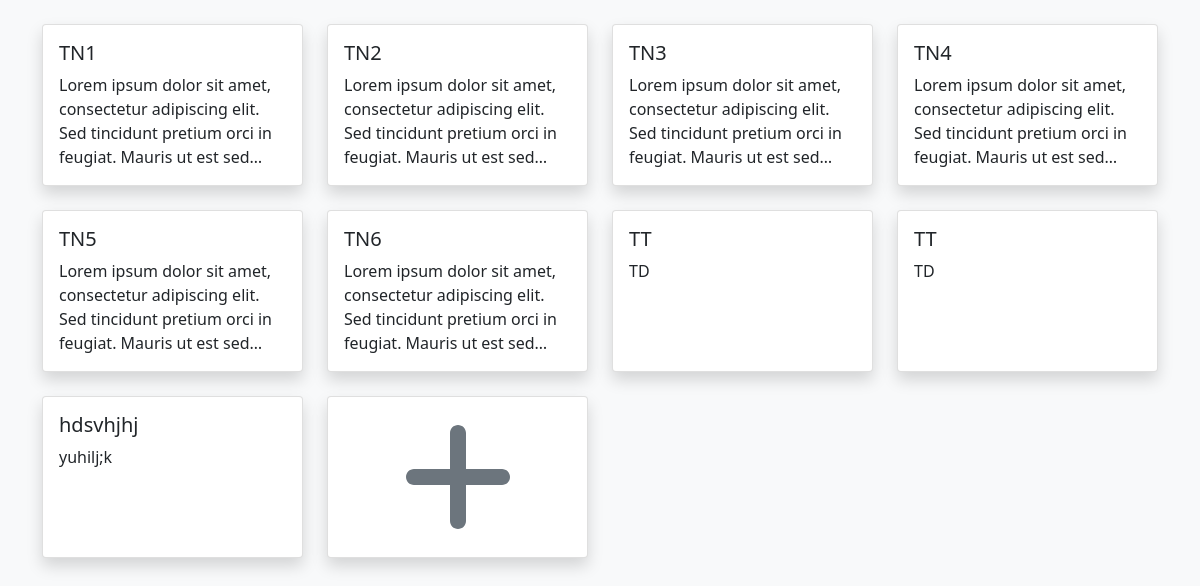
/trackers (signed in), run on the app's committed database.
### models/models.py (models this page shows)
class TrackerModel(db.Model):
    __tablename__ = "trackers"
    t_id = db.Column(db.Integer(), primary_key=True)
    t_name = db.Column(db.String(64), nullable=False)
    t_desc = db.Column(db.String(256))
    t_type = db.Column(db.Integer(), db.ForeignKey("tracker_types.tt_id", ondelete="CASCADE"), nullable=False)
    t_user = db.Column(db.Integer(), db.ForeignKey("users.id", ondelete="CASCADE"), nullable=False)
    t_type_name = db.relationship("TrackerTypes", uselist=False)
    t_unit = db.relationship("TrackerUnit", cascade="all, delete", uselist=False)
    t_options = db.relationship("TrackerOptions", cascade="all, delete")
    t_logs = db.relationship("TrackerLogs", cascade="all, delete")

### views/views.py (the view)
@app.route("/trackers", methods=["GET"])
@login_required
def trackers():
    trackers = db.session.query(TrackerModel.t_id, TrackerModel.t_name, TrackerModel.t_desc).filter(TrackerModel.t_user == current_user.id).all()
    return render_template("trackers/main.html", user=current_user, trackers=trackers)

### auth/auth.py (called while the page is built)
@login.user_loader
def load_user(id):
    return UserModel.query.get(int(id))

### templates/trackers/main.html (shortened to what this page needs)
<!DOCTYPE html>
<html lang="en">
    <head>
        <link rel="stylesheet" href="{{ url_for('static', filename='css/bootstrap.min.css')}}">
        <link rel="stylesheet" href="{{ url_for('static', filename='css/fontawesome.all.min.css')}}">
        <link rel="stylesheet" href="{{ url_for('static', filename='css/trackers.css')}}">
    </head>
    <body class="bg-light">
        <div class="container">
            <div class="row pt-4">
                {% for tracker in trackers %}
                <div class="col-sm-12 col-md-6 col-lg-4 col-xl-3 d-flex">
                    <div class="card shadow hover-overlay flex-fill mb-4">
                        <a href="/trackers/view?id={{ tracker.t_id }}" class="card-link">
                            <div class="card-body">
                                <h5 class="card-title">{{ tracker.t_name }}</h5>
                                <p class="card-text">{{ tracker.t_desc }}</p>
                            </div>
                        </a>
                    </div>
                </div>
                {% endfor %}
                <div class="col-sm-12 col-md-6 col-lg-4 col-xl-3 d-flex">
                    <div class="card shadow hover-overlay flex-fill mb-4">
                        <a href="/trackers/add" class="card-link">
                            <div class="card-body d-flex align-items-center justify-content-center">
                                <i class="fa-solid fa-plus fa-8x text-secondary"></i>
                            </div>
                        </a>
                    </div>
                </div>
            </div>
        </div>
    </body>
</html>

### static/css/trackers.css (style rules this page uses)
.card { transition: transform 0.2s ease; }
.card-link { color: inherit; text-decoration: inherit; }
.card-text { display: -webkit-box; -webkit-line-clamp: 4; -webkit-box-orient: vertical; overflow: hidden; height: 6em; line-height: 1.5; }

### data on the page
TrackerModel: t_name "TN1", t_desc "Lorem ipsum dolor sit amet, consectetur adipiscing elit. Sed tincidunt pretium orci in feugiat. Mauris ut est…"
TrackerModel: t_name "TN2", t_desc "Lorem ipsum dolor sit amet, consectetur adipiscing elit. Sed tincidunt pretium orci in feugiat. Mauris ut est…"
TrackerModel: t_name "TN3", t_desc "Lorem ipsum dolor sit amet, consectetur adipiscing elit. Sed tincidunt pretium orci in feugiat. Mauris ut est…"
TrackerModel: t_name "TN4", t_desc "Lorem ipsum dolor sit amet, consectetur adipiscing elit. Sed tincidunt pretium orci in feugiat. Mauris ut est…"
TrackerModel: t_name "TN5", t_desc "Lorem ipsum dolor sit amet, consectetur adipiscing elit. Sed tincidunt pretium orci in feugiat. Mauris ut est…"
TrackerModel: t_name "TN6", t_desc "Lorem ipsum dolor sit amet, consectetur adipiscing elit. Sed tincidunt pretium orci in feugiat. Mauris ut est…"
TrackerModel: t_name "TT", t_desc "TD"
TrackerModel: t_name "TT", t_desc "TD"
TrackerModel: t_name "hdsvhjhj", t_desc "yuhilj;k"
